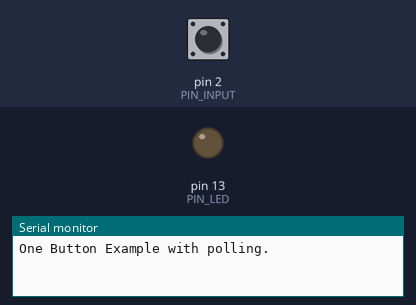
This sketch was run on a simulated Arduino Uno, built with avr-gcc and run on an emulated ATmega328P. Shown: output pins drawn as LEDs (lit = HIGH), the last lines printed to the serial monitor. The inputs (shaded band) are chosen by the test bench; at power-on: pin 2 (PIN_INPUT) HIGH.

Above: at 1.2 s.
1.3 s: pin 2 (PIN_INPUT) pulsed LOW 2 times (0.12 s each, 0.3 s apart)
At 2.7 s:
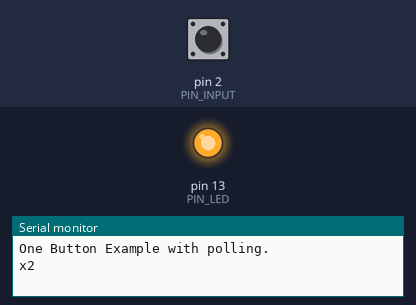
Timing chart, 0 to 4.3 s (numbered marks = the images above; inputs shaded):
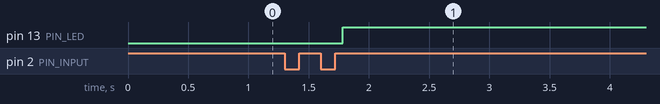

The sketch:

sketch_jun21a.ino
```cpp
/*
 This is a sample sketch to show how to use the OneButtonLibrary
 to detect double-click events on a button.
 The library internals are explained at
 http://www.mathertel.de/Arduino/OneButtonLibrary.aspx

 Setup a test circuit:
 * Connect a pushbutton to pin A1 (ButtonPin) and ground.
 * The pin 13 (StatusPin) is used for output attach a led and resistor to ground
   or see the built-in led on the standard arduino board.

 The sketch shows how to setup the library and bind the functions (singleClick, doubleClick) to the events.
 In the loop function the button.tick function must be called as often as you like.
*/

// 03.03.2011 created by Matthias Hertel
// 01.12.2011 extension changed to work with the Arduino 1.0 environment

#include "OneButton.h"

// Example for Arduino UNO with input button on pin 2 and builtin LED on pin 13
#define PIN_INPUT 2
#define PIN_LED 13

// Setup a new OneButton on pin PIN_INPUT
// The 2. parameter activeLOW is true, because external wiring sets the button to LOW when pressed.
OneButton button(PIN_INPUT, true);

// In case the momentary button puts the input to HIGH when pressed:
// The 2. parameter activeLOW is false when the external wiring sets the button to HIGH when pressed.
// The 3. parameter can be used to disable the PullUp .
// OneButton button(PIN_INPUT, false, false);

// current LED state, staring with LOW (0)
int ledState = LOW;

// setup code here, to run once:
void setup()
{
  Serial.begin(115200);
  Serial.println("One Button Example with polling.");

  // enable the standard led on pin 13.
  pinMode(PIN_LED, OUTPUT); // sets the digital pin as output

  // enable the standard led on pin 13.
  digitalWrite(PIN_LED, ledState);

  // link the doubleclick function to be called on a doubleclick event.
  button.attachDoubleClick(doubleClick);
} // setup


// main code here, to run repeatedly:
void loop()
{
  // keep watching the push button:
  button.tick();

  // You can implement other code in here or just wait a while
  delay(10);
} // loop


// this function will be called when the button was pressed 2 times in a short timeframe.
void doubleClick()
{
  Serial.println("x2");

  ledState = !ledState; // reverse the LED
  digitalWrite(PIN_LED, ledState);
} // doubleClick

// End
```

Measured:
- after the input at 1.3 s, pin 13 (PIN_LED): LOW → HIGH after 0.48 s
